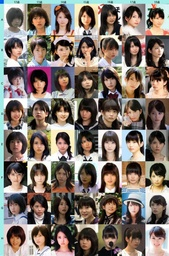
#> input picture raspberrypi_opencv/image.jpg, 169 x 256 px, shrunk from 728 x 1101 before the run
$ python face_detect.py
#> lines starting #> are read from the running program, lines starting #| are printed output that depends on the picture
import time
import cv2

print('opencv version: {}'.format(cv2.__version__))

face_cascade = cv2.CascadeClassifier('haarcascade_frontalface_default.xml')
eye_cascade = cv2.CascadeClassifier('haarcascade_eye.xml')
img = cv2.imread('image.jpg')
#> img is the input picture: shape (256, 169, 3); mean B, G, R 108.3, 116.5, 127.9
gray = cv2.cvtColor(img, cv2.COLOR_BGR2GRAY)
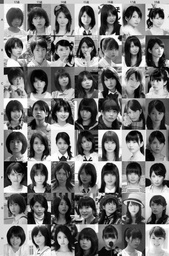
#> gray: shape (256, 169); min 0, max 255, mean 119

start = time.time()
for _ in range(100):
    print('{} times'.format(_))
    faces = face_cascade.detectMultiScale(gray, 1.3, 5)
    for (x,y,w,h) in faces:
        cv2.rectangle(img,(x,y),(x+w,y+h),(255,0,0),2)
        roi_gray = gray[y:y+h, x:x+w]
        roi_color = img[y:y+h, x:x+w]
        eyes = eye_cascade.detectMultiScale(roi_gray)
        for (ex,ey,ew,eh) in eyes:
            cv2.rectangle(roi_color,(ex,ey),(ex+ew,ey+eh),(0,255,0),2)
end = time.time()
print('elapsed second: {}'.format(end - start))
